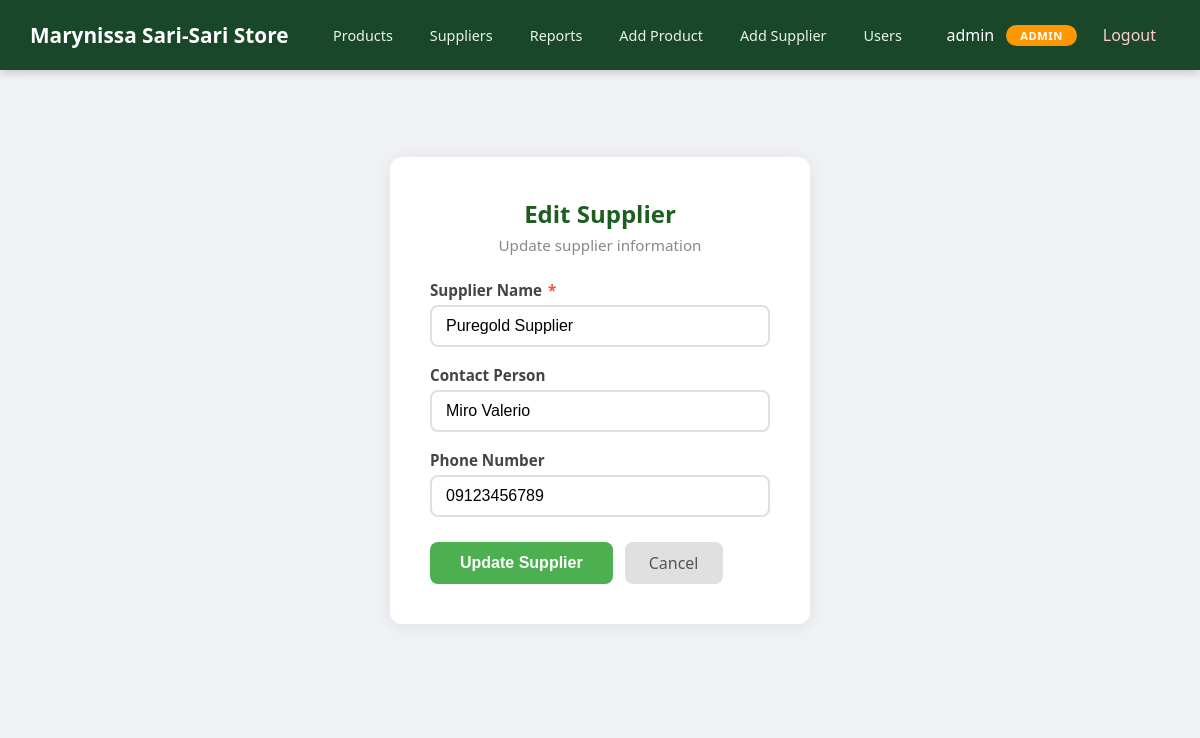
The page /edit_supplier.php?id=1 (signed in) on the database its author committed.
### tables this page shows
CREATE TABLE `suppliers` (
  `id` int(11) NOT NULL,
  `name` varchar(100) NOT NULL,
  `contact_person` varchar(100) DEFAULT NULL,
  `phone` varchar(20) DEFAULT NULL,
  `created_at` timestamp NOT NULL DEFAULT current_timestamp()
);

### edit_supplier.php (the view, shortened to what this page needs)
<?php
require_once 'config.php';
$id = (int)($_GET['id'] ?? 0);
$result = $conn->query("SELECT * FROM suppliers WHERE id = $id");
$supplier = $result->fetch_assoc();
?>
<!DOCTYPE html>
<html>
<head>
    <link rel="stylesheet" href="style.css">
</head>
<body>
<?php include 'navbar.php'; ?>
<div class="register-page">
    <div class="register-container">
        <h2>Edit Supplier</h2>
        <p class="subtitle">Update supplier information</p>
        <form method="POST">
            <label>Supplier Name <span class="required">*</span></label>
            <input type="text" name="name" value="<?= htmlspecialchars($supplier['name']) ?>" required>
            <label>Contact Person</label>
            <input type="text" name="contact_person" value="<?= htmlspecialchars($supplier['contact_person']) ?>">
            <label>Phone Number</label>
            <input type="text" name="phone" value="<?= htmlspecialchars($supplier['phone']) ?>">
            <div class="form-actions">
                <button type="submit" class="btn-submit">Update Supplier</button>
                <a href="suppliers.php" class="btn-cancel">Cancel</a>
            </div>
        </form>
    </div>
</div>
</body>
</html>

### style.css (style rules this page uses)
* { margin: 0; padding: 0; box-sizing: border-box; }
body { font-family: 'Segoe UI', Tahoma, Geneva, Verdana, sans-serif; background: #f0f2f5; min-height: 100vh; color: #333; }
a { text-decoration: none; }
.btn-cancel { display: inline-block; padding: 10px 24px; background: #e0e0e0; color: #555; border-radius: 8px; font-weight: 500; transition: all 0.3s; border: none; cursor: pointer; }
.required { color: #ef5350; margin-left: 2px; }
.form-actions { display: flex; gap: 12px; margin-top: 25px; }
.form-actions .btn-submit { padding: 12px 30px; background: #4CAF50; color: #fff; border: none; border-radius: 8px; font-size: 1em; font-weight: 600; cursor: pointer; transition: all 0.3s; }
.register-page { display: flex; justify-content: center; align-items: center; min-height: 80vh; background: #f0f2f5; margin: 0; padding: 20px; }
.register-container { background: white; padding: 40px; border-radius: 12px; box-shadow: 0 2px 20px rgba(0,0,0,0.08); width: 420px; max-width: 100%; }
.register-container h2 { text-align: center; color: #1B5E20; margin-top: 0; margin-bottom: 5px; font-size: 1.5em; }
.register-container .subtitle { text-align: center; color: #888; margin-bottom: 25px; font-size: 0.95em; }
.register-container label { display: block; margin-top: 18px; font-weight: 600; color: #444; font-size: 0.95em; }
.register-container input, .register-container select { width: 100%; padding: 10px 14px; border: 2px solid #e0e0e0; border-radius: 8px; margin-top: 5px; font-size: 1em; }

### rows shown on the page
suppliers: name "Puregold Supplier", contact_person "Miro Valerio", phone "09123456789"

### other values the page prints
getUsername() "admin"
$_SESSION['role'] "ADMIN"
